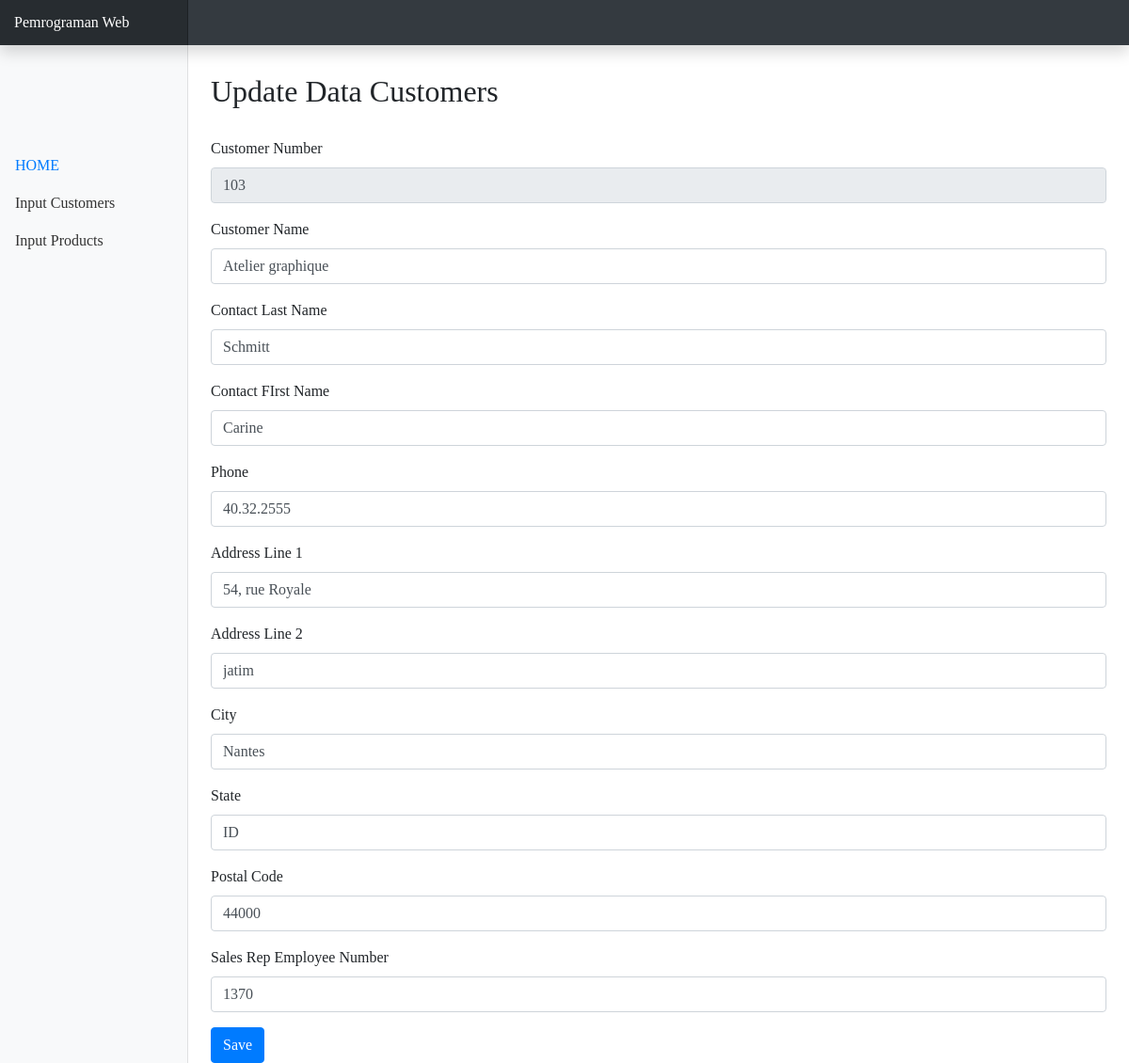
The app's page /UpdateCustomers.php?customerNumber=103 with its own data.
### tables this page shows
CREATE TABLE `customers` (
  `customerNumber` int(11) NOT NULL,
  `customerName` varchar(50) NOT NULL,
  `contactLastName` varchar(50) NOT NULL,
  `contactFirstName` varchar(50) NOT NULL,
  `phone` varchar(50) NOT NULL,
  `addressLine1` varchar(50) NOT NULL,
  `addressLine2` varchar(50) DEFAULT NULL,
  `city` varchar(50) NOT NULL,
  `state` varchar(50) DEFAULT NULL,
  `postalCode` varchar(15) DEFAULT NULL,
  `country` varchar(50) NOT NULL,
  `salesRepEmployeeNumber` int(11) DEFAULT NULL,
  `creditLimit` decimal(10,2) DEFAULT NULL
);

### UpdateCustomers.php (the view, shortened to what this page needs)
<?php
  include ('conn.php');
  if ($_SERVER['REQUEST_METHOD'] === 'GET') {
      if (isset($_GET['customerNumber'])) {
          $customerNumber_upd = $_GET['customerNumber'];
          $query = $conn->prepare("SELECT * FROM customers WHERE customerNumber = '$customerNumber_upd'");
          $query->bindParam(':customerNumber',$customerNumber_upd );
          $query->execute();
      }
  }
?>
<!DOCTYPE html>
<html>
  <head>
    <link href="bootstrap.min.css" rel="stylesheet">
    <link href="dashboard.css" rel="stylesheet">
  </head>
  <body>
    <nav class="navbar navbar-dark fixed-top bg-dark flex-md-nowrap p-0 shadow">
      <a class="navbar-brand col-sm-3 col-md-2 mr-0" href="#">Pemrograman Web</a>
    </nav>
    <div class="container-fluid">
      <div class="row">
        <nav class="col-md-2 d-none d-md-block bg-light sidebar">
          <div class="sidebar-sticky">
            <ul class="nav flex-column" style="margin-top:100px;">
               <li class="nav-item">
                <a class="nav-link active" href="<?php echo "index.php"; ?>">HOME</a>
              </li>
              <li class="nav-item">
                <a class="nav-link" href="<?php echo "form_customers.php"; ?>">Input Customers</a>
              </li>
              <li class="nav-item">
                <a class="nav-link" href="<?php echo "form_products.php"; ?>">Input Products</a>
              </li>
            </ul>
          </div>
        </nav>
        <main role="main" class="col-md-9 ml-sm-auto col-lg-10 px-4">
          <h2 style="margin: 30px 0 30px 0;">Update Data Customers</h2>
          <form action="updateCustomers.php" method="POST">
            <?php while($data = $query->fetch(PDO::FETCH_ASSOC)): ?>
                <div class="form-group">
              <label>Customer Number</label>
              <input type="text" class="form-control" placeholder="customer number" name="customerNumber" value="<?php echo $data['customerNumber'];  ?>" required="required" readonly>
            </div>
            <div class="form-group">
              <label>Customer Name</label>
              <input type="text" class="form-control" placeholder="customer name" name="customerName" value="<?php echo $data['customerName'];  ?>" required="required">
            </div>
            <div class="form-group">
              <label>Contact Last Name</label>
              <input type="text" class="form-control" placeholder="contact last name" name="contactLastName" value="<?php echo $data['contactLastName'];  ?>" required="required">
            </div>
            <div class="form-group">
              <label>Contact FIrst Name</label>
              <input type="text" class="form-control" placeholder="contact first name" name="contactFirstName" value="<?php echo $data['contactFirstName'];  ?>" required="required">
            </div>
            <div class="form-group">
              <label>Phone</label>
              <input type="text" class="form-control" placeholder="phone" name="phone" value="<?php echo $data['phone'];  ?>" required="required">
            </div>
            <div class="form-group">
              <label>Address Line 1</label>
              <input type="text" class="form-control" placeholder="address line 1" name="addressLine1" value="<?php echo $data['addressLine1'];  ?>" required="required">
            </div>
            <div class="form-group">
              <label>Address Line 2</label>
              <input type="text" class="form-control" placeholder="address line 1" name="addressLine2" value="<?php echo $data['addressLine2'];  ?>" required="required">
            </div>
            <div class="form-group">
              <label>City</label>
              <input type="text" class="form-control" placeholder="city" name="city" value="<?php echo $data['city'];  ?>" required="required">
            </div>
            <div class="form-group">
              <label>State</label>
              <input type="text" class="form-control" placeholder="state" name="state" value="<?php echo $data['state'];  ?>" required="required">
            </div>
            <div class="form-group">
              <label>Postal Code</label>
              <input type="text" class="form-control" placeholder="postal code" name="postalCode" value="<?php echo $data['postalCode'];  ?>" required="required">
            </div>
            <div class="form-group">
              <label>Sales Rep Employee Number</label>
              <input type="text" class="form-control" placeholder="sales rep employee number" name="salesRepEmployeeNumber" value="<?php echo $data['salesRepEmployeeNumber'];  ?>" required="required">
            </div>
            <?php endwhile; ?>
            <button type="submit" class="btn btn-primary">Save</button>
          </form>
        </main>
      </div>
    </div>
  </body>
</html>

### dashboard.css (style rules this page uses)
body { font-family: Vollkorn; src: url(Vollkorn-Medium.ttf); }
.sidebar { position: fixed; top: 0; bottom: 0; left: 0; z-index: 100; padding: 48px 0 0; box-shadow: inset -1px 0 0 rgba(0, 0, 0, .1); }
.sidebar-sticky { position: relative; top: 0; height: calc(100vh - 48px); padding-top: .5rem; overflow-x: hidden; overflow-y: auto; }
.sidebar .nav-link { font-weight: 500; color: #333; }
.sidebar .nav-link.active { color: #007bff; }
[role="main"] { padding-top: 48px; }
.navbar-brand { padding-top: .75rem; padding-bottom: .75rem; font-size: 1rem; background-color: rgba(0, 0, 0, .25); box-shadow: inset -1px 0 0 rgba(0, 0, 0, .25); }

### records on screen
customers: customerNumber "103", customerName "Atelier graphique", contactLastName "Schmitt", contactFirstName "Carine", phone "40.32.2555", addressLine1 "54, rue Royale", addressLine2 "jatim", city "Nantes", state "ID", postalCode "44000", salesRepEmployeeNumber "1370"
